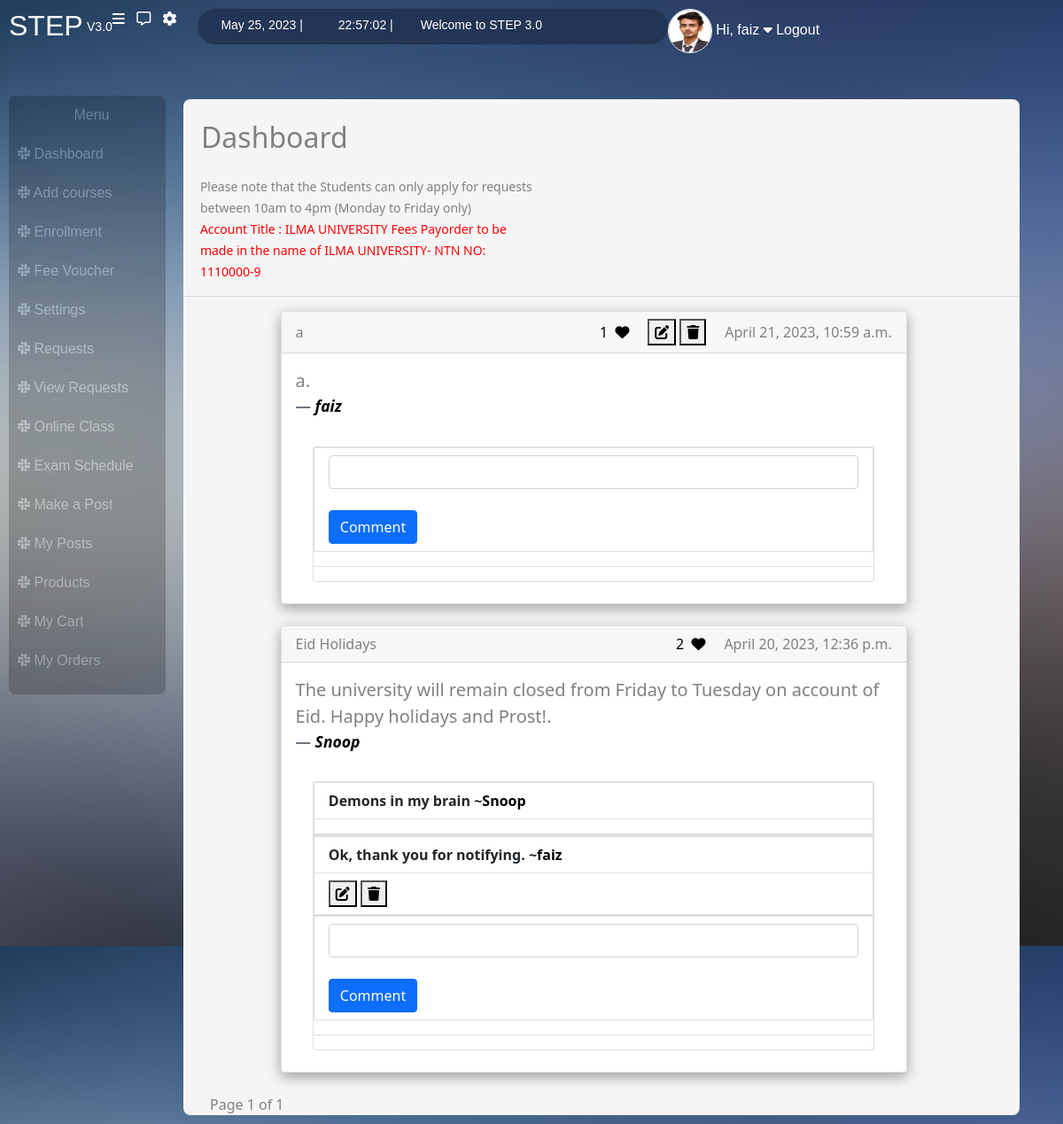
Before: /dashboard/ (signed in) with the older database file.
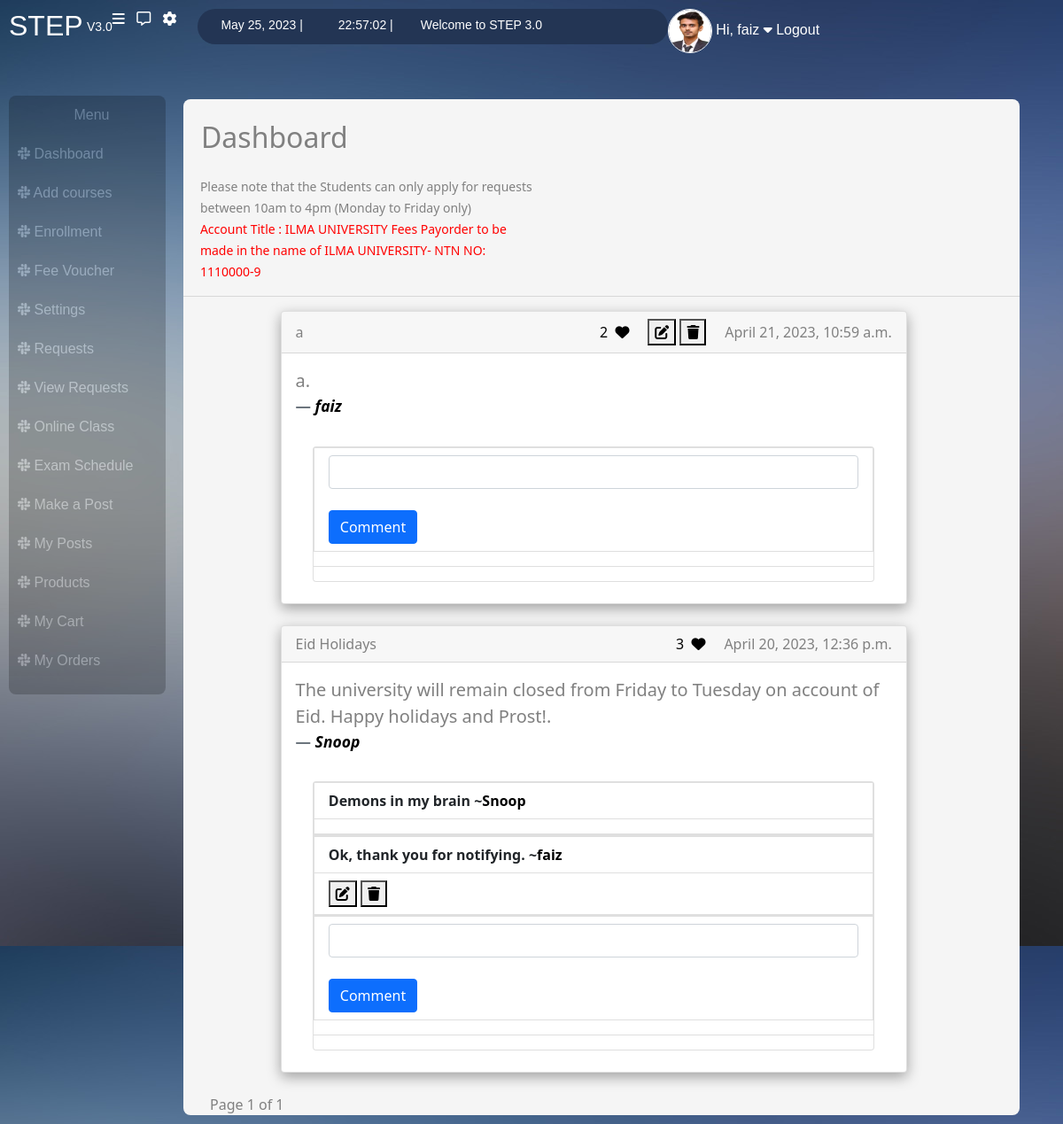
After: the same page with the newer database file.
### posts/models.py (models this page shows, shortened)
class Post(models.Model):
    user = models.ForeignKey(User, on_delete=models.DO_NOTHING)
    title = models.CharField(max_length=150, blank=True)
    post = models.TextField(blank=False)
    number_of_likes = models.IntegerField(default=0)
    date_created = models.DateTimeField(default=datetime.now)

### users/views.py (the view)
# urls.py: path("dashboard/", views.dashboard, name="dashboard"),
@login_required(login_url='student_login')
def dashboard(request):
    user_profile = UserInfo.objects.get(user=request.user)
    if user_profile.is_teacher ==True:
        messages.warning(request, "You are logged in as a teacher and trying to access student's portal")
        return redirect('teacher_dashboard')
    else:
        today = date.today()
        now = datetime.now()
        fees_object = Fees.objects.get(user=request.user)
        likes = PostLikes.objects.filter(user=request.user)
        comments = Comments.objects.all()
        p = Paginator(Post.objects.all().order_by('-id'), 8)
        page = request.GET.get('page')
        posts = p.get_page(page)
        current_time = now.strftime("%H:%M:%S")
        return render(request, 'users/dashboard.html', {'today':today, 'current_time': current_time,
        'user_profile':user_profile, 'fees_object':fees_object, 'posts':posts, 'likes':likes,
        'comments':comments,})

### users/templates/users/dashboard.html (shortened to what this page needs)
{% extends "users/base.html" %}
    {% block content %}
    {% if posts %}
            {% for post in posts %}
                <div class="card card_card">
                    <div class="card-header d-flex justify-content-between align-items-center">
                    <div>{{post.title}}</div>
                    <div>
                        <a href="/post_like/?post_id={{post.id}}">
                        {{post.number_of_likes}}&nbsp;
                        <i id="like{{post.id}}" class="fa-regular fa-heart"></i>
                        </a>
 {% if post.user == request.user %}
 <a href="/edit_post/{{post.id}}"><button type="button"> <i class="fa-solid fa-pen-to-square"></i></button></a>
<button type="button" data-toggle="modal" data-target="#exampleModal{{post.id}}">
<i class="fa-sharp fa-solid fa-trash"></i>
</button>
 {% endif %}
                        &nbsp; &nbsp; {{post.date_created}}</div>
                    </div>
                    <div class="card-body">
                    <blockquote class="blockquote mb-0">
                        <p>{{post.post}}.</p>
                        <b><footer class="blockquote-footer"><cite title="Source Title"><a href="/my_posts/{{post.user.id}}">{{post.user}}</a></cite></footer></b>
                    </blockquote>
                    </div>
        <div class="comment_card card" >
            {% include 'posts/partials/comment_partial.html' %}
            <form action="/comment" method="POST">
                <li class="list-group-item">
                    <input name="comment" autocomplete="off" class="form-control" type="text"> <br>
                    <button class="btn btn-primary" type="submit"> Comment </button>
                </li>
            </form>
            <hr>
        </div>
                    <br>
                </div>
                <br>
            {% endfor %}
            Page {{posts.number}} of {{posts.paginator.num_pages}}
        {% else %}
            <h2 style="color:red">There are no posts to show</h2>
        {% endif %}
    {% endblock %}

Changed rows visible on the page:
changed Post "April 21, 2023, 10:59 a.m.": number_of_likes "1" → "2"
changed Post "Eid Holidays": number_of_likes "2" → "3"
